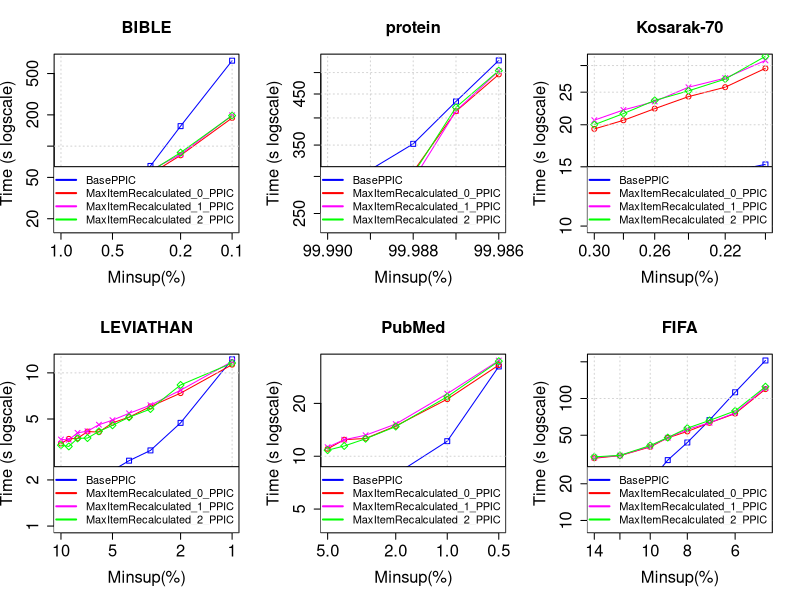

The R source for this figure:
tiff("MmEsLpMiss_MissRecalculated_PPIC.png", width=13, height=9, units='in', res=120)
par(mfrow=c(2,3), cex.lab=1.5, cex.axis=1.5, cex.main=1.5, cex.sub=1.5)

#BIBLE
#DATA
x <- c(0.01, 0.009, 0.008, 0.007, 0.006, 0.005, 0.004, 0.003, 0.002, 0.001)*100

zero <- c(18850, 18071, 17611, 19872, 23860, 33086, 44031, 64446, 155871, 664830)/1000
one <- c(39396, 27094, 29532, 32020, 36532, 40517, 43092, 53869, 81555, 186801)/1000
two <- c(35440, 28447, 29999, 32490, 35507, 41662, 47732, 58475, 83229, 198310)/1000
three <- c(32870, 28767, 29957, 32192, 35013, 41822, 47814, 57163, 86652, 196703)/1000

#PLOT
plot(x, zero, log = "xy", type="o", pch=0, xlab="Minsup(%)",ylab="Time (s logscale)", col="blue", xlim = rev(range(x)), ylim=c(17, 664))
lines(x, one, col="red", type="o", pch=1)
lines(x, two, col="magenta", type="o", pch=4)
lines(x, three, col="green", type="o", pch=5)
title(main="BIBLE", cex.lab=1.5, cex.axis=1.5, cex.main=1.5, cex.sub=1.5)
grid()
legend("bottomright", legend=c("BasePPIC", "MaxItemRecalculated_0_PPIC", "MaxItemRecalculated_1_PPIC", "MaxItemRecalculated_2_PPIC"), lty=c(1,1),lwd=c(2,2), col=c("blue", "red", "magenta", "green"), cex = 1)

#protein
#DATA
x <- c(0.9999, 0.99988, 0.99987, 0.99986)*100

zero <- c(273254, 352139, 433728, 530863)/1000
one <- c(243626, 307116, 413307, 495401)/1000
two <- c(235277, 295048, 413916, 504205)/1000
three <- c(237642, 303690, 421487, 504810)/1000

#PLOT
plot(x, zero, log = "xy", type="o", pch=0, xlab="Minsup(%)",ylab="Time (s logscale)", col="blue", xlim = rev(range(x)), ylim=c(235, 530))
lines(x, one, col="red", type="o", pch=1)
lines(x, two, col="magenta", type="o", pch=4)
lines(x, three, col="green", type="o", pch=5)
title(main="protein", cex.lab=1.5, cex.axis=1.5, cex.main=1.5, cex.sub=1.5)
grid()
legend("bottomright", legend=c("BasePPIC", "MaxItemRecalculated_0_PPIC", "MaxItemRecalculated_1_PPIC", "MaxItemRecalculated_2_PPIC"), lty=c(1,1),lwd=c(2,2), col=c("blue", "red", "magenta", "green"), cex = 1)

#Kosarak-70
#DATA
x <- c(0.003, 0.0028, 0.0026, 0.0024, 0.0022, 0.002)*100

zero <- c(10677, 11312, 11903, 13425, 14473, 15247)/1000
one <- c(19441, 20622, 22333, 24252, 25868, 29437)/1000
two <- c(20644, 22135, 23450, 25863, 27527, 31071)/1000
three <- c(20016, 21593, 23633, 25231, 27344, 31958)/1000

#PLOT
plot(x, zero, log = "xy", type="o", pch=0, xlab="Minsup(%)",ylab="Time (s logscale)", col="blue", xlim = rev(range(x)), ylim=c(10, 31))
lines(x, one, col="red", type="o", pch=1)
lines(x, two, col="magenta", type="o", pch=4)
lines(x, three, col="green", type="o", pch=5)
title(main="Kosarak-70", cex.lab=1.5, cex.axis=1.5, cex.main=1.5, cex.sub=1.5)
grid()
legend("bottomright", legend=c("BasePPIC", "MaxItemRecalculated_0_PPIC", "MaxItemRecalculated_1_PPIC", "MaxItemRecalculated_2_PPIC"), lty=c(1,1),lwd=c(2,2), col=c("blue", "red", "magenta", "green"), cex = 1)

#LEVIATHAN
#DATA
x <- c(0.1, 0.09, 0.08, 0.07, 0.06, 0.05, 0.04, 0.03, 0.02, 0.01)*100

zero <- c(1729, 1793, 1857, 1919, 2077, 2306, 2672, 3117, 4718, 12253)/1000
one <- c(3460, 3708, 3740, 4138, 4108, 4718, 5141, 6032, 7375, 11314)/1000
two <- c(3674, 3656, 4060, 4162, 4588, 4913, 5445, 6154, 7707, 11863)/1000
three <- c(3373, 3310, 3735, 3753, 4151, 4547, 5131, 5808, 8342, 11590)/1000

#PLOT
plot(x, zero, log = "xy", type="o", pch=0, xlab="Minsup(%)",ylab="Time (s logscale)", col="blue", xlim = rev(range(x)), ylim=c(1, 12))
lines(x, one, col="red", type="o", pch=1)
lines(x, two, col="magenta", type="o", pch=4)
lines(x, three, col="green", type="o", pch=5)
title(main="LEVIATHAN", cex.lab=1.5, cex.axis=1.5, cex.main=1.5, cex.sub=1.5)
grid()
legend("bottomright", legend=c("BasePPIC", "MaxItemRecalculated_0_PPIC", "MaxItemRecalculated_1_PPIC", "MaxItemRecalculated_2_PPIC"), lty=c(1,1),lwd=c(2,2), col=c("blue", "red", "magenta", "green"), cex = 1)

#PubMed
#DATA
x <- c(0.05, 0.04, 0.03, 0.02, 0.01, 0.005)*100

zero <- c(4767, 5261, 6040, 7894, 12184, 32451)/1000
one <- c(11021, 12422, 12629, 14881, 21142, 33065)/1000
two <- c(11266, 12419, 13176, 15261, 22721, 35077)/1000
three <- c(10827, 11440, 12581, 14757, 21838, 34785)/1000

#PLOT
plot(x, zero, log = "xy", type="o", pch=0, xlab="Minsup(%)",ylab="Time (s logscale)", col="blue", xlim = rev(range(x)), ylim=c(4, 35))
lines(x, one, col="red", type="o", pch=1)
lines(x, two, col="magenta", type="o", pch=4)
lines(x, three, col="green", type="o", pch=5)
title(main="PubMed", cex.lab=1.5, cex.axis=1.5, cex.main=1.5, cex.sub=1.5)
grid()
legend("bottomright", legend=c("BasePPIC", "MaxItemRecalculated_0_PPIC", "MaxItemRecalculated_1_PPIC", "MaxItemRecalculated_2_PPIC"), lty=c(1,1),lwd=c(2,2), col=c("blue", "red", "magenta", "green"), cex = 1)

#FIFA
#DATA
x <- c(0.14, 0.12, 0.1, 0.09, 0.08, 0.07, 0.06, 0.05)*100

zero <- c(9423, 13932, 21048, 31249, 43581, 66511, 112528, 204980)/1000
one <- c(32386, 34014, 40107, 47617, 53681, 63171, 75265, 119363)/1000
two <- c(32837, 34073, 40610, 47712, 55739, 63277, 76324, 121852)/1000
three <- c(33227, 34168, 41184, 47836, 57166, 66103, 79196, 125000)/1000

#PLOT
plot(x, zero, log = "xy", type="o", pch=0, xlab="Minsup(%)",ylab="Time (s logscale)", col="blue", xlim = rev(range(x)), ylim=c(9, 204))
lines(x, one, col="red", type="o", pch=1)
lines(x, two, col="magenta", type="o", pch=4)
lines(x, three, col="green", type="o", pch=5)
title(main="FIFA", cex.lab=1.5, cex.axis=1.5, cex.main=1.5, cex.sub=1.5)
grid()
legend("bottomright", legend=c("BasePPIC", "MaxItemRecalculated_0_PPIC", "MaxItemRecalculated_1_PPIC", "MaxItemRecalculated_2_PPIC"), lty=c(1,1),lwd=c(2,2), col=c("blue", "red", "magenta", "green"), cex = 1)

#slen1
#DATA
x <- c(0.0017, 0.00165, 0.0016, 0.00155, 0.0015, 0.00145, 0.0014, 0.00135, 0.0013)*100


#PLOT
#slen2
#DATA
x <- c(0.0015, 0.00145, 0.0014, 0.00135, 0.0013, 0.00125, 0.0012, 0.00115, 0.0011)*100


#PLOT
dev.off()
